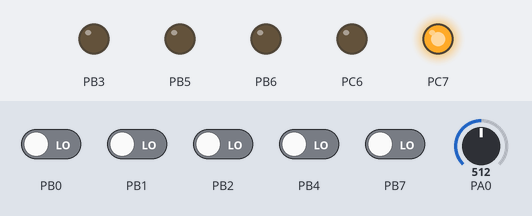
This program was run on a simulated ATmega32, built with avr-gcc and emulated at 8 MHz. Parts: output pins drawn as LEDs (lit = HIGH). Dashed ring = blinking. Inputs (shaded band) come from the test bench; at power-on: PB0–2, PB4, PB7 LOW, PA0 = 512.

Above: at 1.2 s.
1.3 s: PA0 set to 502
At 1.6 s:
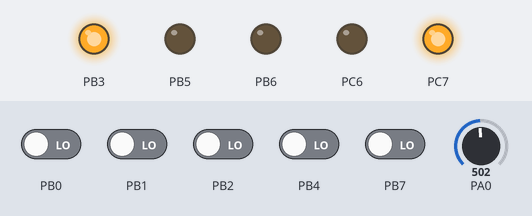
2.8 s: PB0 driven HIGH
At 3.8 s:
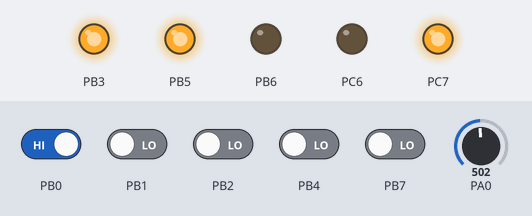
4.3 s: PA0 set to 15
At 4.51 s:
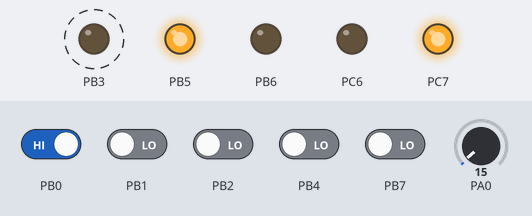
7.3 s: PB1 driven HIGH
At 7.75 s:
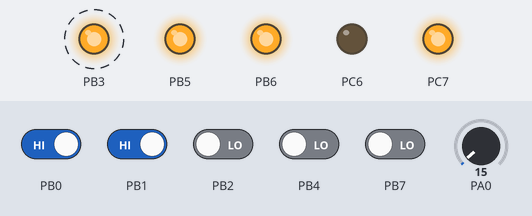
10.3 s: PB0 driven LOW
At 11.28 s:
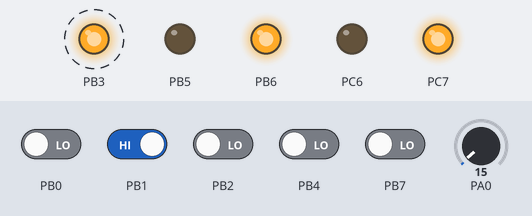
13.3 s: PB1 driven LOW
At 14.15 s:
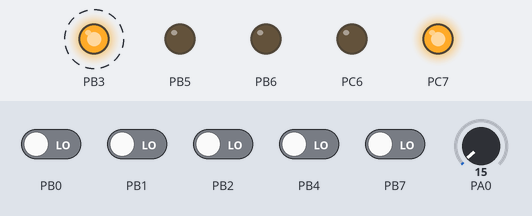
Timing chart, 0 to 17.3 s (numbered marks = the images above; inputs shaded):
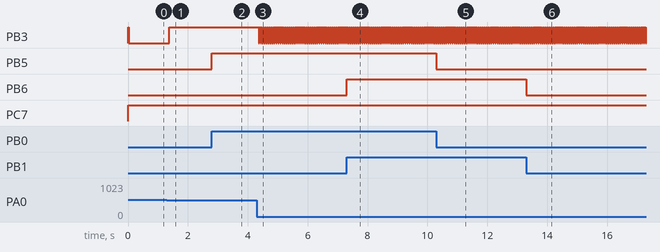

Measured:
- the behaviour switches between 512 and 511 on PA0 (found by bisection; images 0 and 1)
- after the input at 1.3 s, PB3: LOW → HIGH after 0.07 s
- after the input at 2.8 s, PB5: LOW → HIGH at once
- after the input at 4.3 s, PB3: alternates HIGH for 0.04 s and LOW for 0.03 s, starting after 0.06 s
- after the input at 7.3 s, PB6: LOW → HIGH at once
- after the input at 10.3 s, PB5: HIGH → LOW at once
- after the input at 13.3 s, PB6: HIGH → LOW at once

The program:

main.c
```c
/*
 * smart_ho.c
 *
 * Created: 9/7/2022 11:04:51 PM
 * Author : Shiko
 */

#include <avr/io.h>
#include <avr/delay.h>
#include <stdint.h>
#include "adc.h"
#include"dio.h"
//#include "pwm.h"
#define F_CPU 8000000U


int main(void)

{

	dio_set_direction(PORT_A ,PIN_0 ,INPUT);
	dio_set_direction(PORT_C ,PIN_6 ,OUTPUT);
	dio_set_direction(PORT_C ,PIN_7 ,OUTPUT);
	dio_set_direction(PORT_B ,PIN_3 ,OUTPUT);
	dio_set_direction(PORT_B ,PIN_0 ,INPUT);
	dio_set_direction(PORT_B ,PIN_1 ,INPUT);
	dio_set_direction(PORT_B ,PIN_5 ,OUTPUT);
	dio_set_direction(PORT_B ,PIN_6 ,OUTPUT);

	//DDRC=0xff; // outputand motor motion
	DDRB|=(1<<3); //Set OC0 as output to use PWM signal
    /* Replace with your application code */

	  adc_init();
	  adc_select_channel(0);


	  /*end of initialization*/
	    //PWM initialization
	    PWM_Timer0_start(0);//Set OC0 as output to use PWM signal

	 PORTC &= ~(1<<6);
	 PORTC|=(1<<7);

	  uint8_t temp_read;

    while (1)
    {
		 adc_start_conv(); // STrat the conversion
		 while (adc_is_dataready() == 0); // wait untill read flag
		 temp_read=adc_get_data();
		 //temp_read=ADCH; // read the tempreture value


		  /*Control Fan*/
		  if(temp_read<5)
		  {
			  OCR0=255;//0% duty cycle
		  }
		  else if(temp_read<10)
		  {
			  OCR0=229;//10% duty cycle
		  }
		  else if(temp_read<15)
		  {
			  OCR0=178; //30% duty cycle
		  }
		  else if(temp_read<20)
		  {
			  OCR0=102; //60% duty cycle
		  }
		  else if(temp_read<25)
		  {
			  OCR0=25; //90%duty cycle
		  }
		  else
		  {
			  OCR0=0; //100% duty cycle
		  }


		     if(dio_get_value(PORT_B,PIN_0)){
			  dio_set_value(PORT_B, PIN_5, HIGH);
		  }
		  else{
		  dio_set_value(PORT_B, PIN_5, LOW);}

		  if(dio_get_value(PORT_B,PIN_1)){
			  dio_set_value(PORT_B, PIN_6, HIGH);
		  }
		  else{
		  dio_set_value(PORT_B, PIN_6, LOW);}


    }
}
```

adc.c
```c
#include "adc.h"
#include <avr/io.h>
#include "adc_config.h"


void adc_init(void)
{
	DDRA=0x00; //input ADC1
	ADCSRA |= 1<<7 ; //Enable the ADC
	ADCSRA |= 0b00000110; // Set the prescaler to 64
	ADMUX |= 0b11000000; // reference volt is internal volt 2.56
	//ADMUX|= 1<< ADLAR; // set adlar =1
	//ADMUX |= 0b0000000; // select channel 0
	/*End of initialization*/

}


void adc_select_channel(uint8_t channel)
{
	ADMUX &= ~(0b11111<<MUX0);
	ADMUX |= channel<<MUX0;
}

void adc_set_trigger(uint8_t state)
{
	if(state == 0)
	{
		ADCSRA &= ~(0b1<<ADATE);
	}
	else
	{
		ADCSRA |= 0b1<<ADATE;
	}
}


void adc_select_trigger(adc_trigger_t trigger)
{
	SFIOR &= ~(0b111<<ADTS0);
	SFIOR |= trigger<<ADTS0;
}


void adc_start_conv()
{
	ADCSRA |= 0b1<<ADSC;
}
uint8_t adc_is_dataready()
{
	uint8_t result = 0x01&(ADCSRA>>ADIF);  //read flag
	ADCSRA |= 0b1 <<ADIF;  //clear flag
	return result;
}
uint16_t adc_get_data()
{
	uint16_t adc_val;
	adc_val = ADCL;
	adc_val |= ADCH << 8;
	return adc_val;
}
```

adc.h
```c
#ifndef _ADC_H_
#define _ADC_H_

#include <stdint.h>

typedef enum{
	ADC_AUTORUN,
}adc_trigger_t;

void adc_init(void);
void adc_select_channel(uint8_t channel);
void adc_set_trigger(uint8_t state);
void adc_select_trigger(adc_trigger_t trigger);
void adc_start_conv();
uint8_t adc_is_dataready();
uint16_t adc_get_data();


#endif
```

pwm.c
```c
#include"pwm.h"
#include"avr/io.h"
#include<stdint.h>


void PWM_Timer0_start(uint8_t set_duty_cycle)
{

	TCCR0 = (1<<WGM00) | (0<<WGM01) | (1<<COM01) | (1<<COM00) | (1<<CS00) | (0<<CS01) | (1<< CS02) ; //phase correct pwm , inverted pwm ,prescaler 1024
	TIMSK=0x00;  //Disable Timer compare matcth interrupt;
	OCR0  = set_duty_cycle; // Set Compare Value ,Duty cycle now =0;

}
                                                                                                                                                                                                                                                                                                                                                                                                                                                                                                                                          
```

pwm.h
```c
#ifndef PWM_H_
#define PWM_H_

#include "stdint.h"

void PWM_Timer0_start(uint8_t set_duty_cycle);

#endif /* PWM_H_ */
                                                                                                                                
```

adc_config.h
```c
#ifndef _ADC_CONFIG_H_
#define _ADC_CONFIG_H_

/**************
 *   TYPEDEF
***************/
typedef enum{
    AREF=0b00,
    AVCC=0b01,
    INTERNAL2_56V=0b11,
}adc_ref_t;

typedef enum{
    PRESCALAR_2 = 0b00,
    PRESCALAR_4 = 0b10,
    PRESCALAR_8 = 0b11,
    PRESCALAR_16 = 0b01,
    PRESCALAR_32 = 0b101,
    PRESCALAR_64 = 0b011,
    PRESCALAR_128 = 0b111,
}adc_prescalar_val;


/**************
 *   USERDEF
***************/
#define ADC_REF_VALUE     AVCC
#define ADC_AUTO_TRIGGER  0
#define ADC_INT_ENABLE    0
#define ADC_PRESCALAR_SEL PRESCALAR_64

#endif
```

dio.c
```c
#include"dio.h"
#include<avr/io.h>
#include<stdint.h>


void dio_set_direction(port_x port ,dio_pin pin ,dio_direction direction){

	switch(port){
		case PORT_A: if(direction == OUTPUT)
		DDRA |= (0b1 << pin);
		else if(direction == INPUT)
		DDRA &= ~(0b1<<pin);
		break;
		case PORT_B: if(direction == OUTPUT)
		DDRB |= (0b1 << pin);
		else if(direction == INPUT)
		DDRB &= ~(0b1<<pin);
		break;
		case PORT_C: if(direction == OUTPUT)
		DDRC |= (0b1 << pin);
		else if(direction == INPUT)
		DDRC &= ~(0b1<<pin);
		break;
		case PORT_D: if(direction == OUTPUT)
		DDRD |= (0b1 << pin);
		else if(direction == INPUT)
		DDRD &= ~(0b1<<pin);
		break;
		default:
		break;
	}
}

void dio_set_value(port_x port ,dio_pin pin,dio_value value){
	switch(port){
		case PORT_A: if(value == HIGH)
		PORTA |= (0b1 << pin);
		else if(value == LOW)
		PORTA &= ~(0b1<<pin);
		break;
		case PORT_B: if(value == HIGH)
		PORTB |= (0b1 << pin);
		else if(value == LOW)
		PORTB &= ~(0b1<<pin);
		break;
		case PORT_C: if(value == HIGH)
		PORTC |= (0b1 << pin);
		else if(value == LOW)
		PORTC &= ~(0b1<<pin);
		break;
		case PORT_D: if(value == HIGH)
		PORTD |= (0b1 << pin);
		else if(value == LOW)
		PORTD &= ~(0b1<<pin);
		break;
		default:
		break;
	}
}

dio_value dio_get_value(port_x port,dio_pin pin){

	dio_value pinvalue;

	switch(port){

		case PORT_A: if(PINA & (0b1<<pin))
		pinvalue = HIGH;
		else
		pinvalue = LOW;
		break;
		case PORT_B: if(PINB & (0b1<<pin))
		pinvalue = HIGH;
		else
		pinvalue = LOW;
		break;
		case PORT_C: if(PINC & (0b1<<pin))
		pinvalue = HIGH;
		else
		pinvalue = LOW;
		break;
		case PORT_D: if(PIND & (0b1<<pin))
		pinvalue = HIGH;
		else
		pinvalue = LOW;
		break;
		default:
		break;
	}
	return pinvalue;
}
```

dio.h
```c
/*
 * dio.h
 *
 *  Created on: Aug 21, 2022
 *      Author: Shiko
 */


#ifndef MCAL_DIO_DIO_H_
#define MCAL_DIO_DIO_H_

typedef enum{
	INPUT=0,
	OUTPUT=1,
}dio_direction;

typedef enum{
	LOW,
	HIGH,
}dio_value;

typedef enum{
	PORT_A=0,
	PORT_B,
	PORT_C,
	PORT_D
}port_x;

typedef enum{
	PIN_0=0,
	PIN_1,
	PIN_2,
	PIN_3,
	PIN_4,
	PIN_5,
	PIN_6,
	PIN_7
}dio_pin;

void dio_set_direction(port_x port ,dio_pin pin ,dio_direction direction);

void dio_set_value(port_x port ,dio_pin pin,dio_value value);

dio_value dio_get_value(port_x port,dio_pin pin);

#endif /* MCAL_DIO_DIO_H_ */
```
